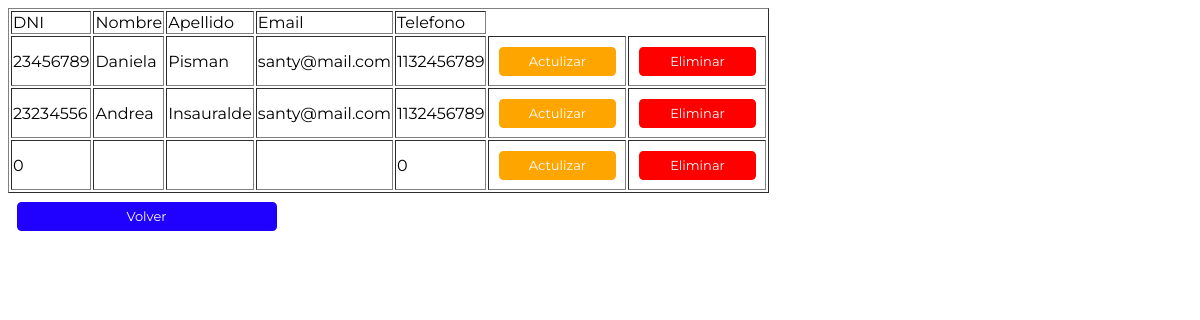
The page /pages/index-tabla-profesores.php on the database its author committed.
### tables this page shows
CREATE TABLE `profesores` (
  `numLegajo` int(11) NOT NULL,
  `Nombre_profesor` varchar(255) NOT NULL,
  `Apellido_profesor` varchar(255) NOT NULL,
  `nacionalidad` varchar(255) NOT NULL,
  `DNI` int(11) NOT NULL,
  `Cuil` varchar(255) NOT NULL,
  `Edad` int(11) NOT NULL,
  `Fecha de nacimiento` date NOT NULL,
  `Numero de telefono` int(11) NOT NULL,
  `Numero de celular` int(11) NOT NULL,
  `Domicilio` varchar(255) NOT NULL,
  `Domicilio_piso` varchar(255) NOT NULL,
  `Domicilio_depto` varchar(255) NOT NULL,
  `Localidad` varchar(255) NOT NULL,
  `Partido` varchar(255) NOT NULL,
  `Mail` varchar(255) NOT NULL,
  `Mail_abc` varchar(255) NOT NULL,
  `Titulo` varchar(255) NOT NULL,
  `Legajo` varchar(255) NOT NULL,
  `Files` int(11) NOT NULL,
  `Fecha de ingreso` date NOT NULL,
  `Estado` varchar(255) NOT NULL
);

### pages/index-tabla-profesores.php (the view, shortened to what this page needs)
<?php
include '../php/lib/conn.php';
?>
<!DOCTYPE html>
<html lang="en">
<head>
  <link rel="stylesheet" href="../css/style.css" />
</head>
<body>
  <table border="1">
    <tr>
      <td>
        DNI
      </td>
      <td>
        Nombre
      </td>
      <td>
        Apellido
      </td>
      <td>
        Email
      </td>
      <td>
        Telefono
      </td>
    </tr>
    <?php
    $sql = "SELECT * from profesores";
    $result = mysqli_query($conn, $sql);
    while ($mostrar = mysqli_fetch_array($result)) {
    ?>
      <tr>
        <td><?php echo $mostrar['DNI'] ?></td>
        <td><?php echo $mostrar['Nombre_profesor'] ?></td>
        <td><?php echo $mostrar['Apellido_profesor'] ?></td>
        <td><?php echo $mostrar['Mail'] ?></td>
        <td><?php echo $mostrar['Numero de telefono'] ?></td>
        <td><a href="../pages/modificar-docente.php?numLegajo=<?php echo $mostrar["numLegajo"]; ?>" class="button-medium-update">Actulizar</a></td>
        <td><a href="index-tabla-profesores.php?numLegajo=<?php echo $mostrar["numLegajo"]; ?>" class="button-medium-delete">Eliminar</a></td>
      </tr>
    <?php
    }
    ?>
  </table>
  <a href="../../index.html">Volver</a>
</body>
</html>

### css/style.css (style rules this page uses)
body { font-family: "Montserrat", ui-sans-serif, system-ui, -apple-system, BlinkMacSystemFont, "Segoe UI", Roboto, "Helvetica Neue", Arial, "Noto Sans", sans-serif, "Apple Color Emoji", "Segoe UI Emoji", "Segoe UI Symbol", "Noto Color Emoji"; }
.button-medium-delete { color: white; cursor: pointer; font-family: "Montserrat", ui-sans-serif, system-ui, -apple-system, BlinkMacSystemFont, "Segoe UI", Roboto, "Helvetica Neue", Arial, "Noto Sans", sans-serif, "Apple Color Emoji", "Segoe UI Emoji", "Segoe UI Symbol", "Noto Color Emoji"; font-size: small; border: solid 0.2em; border-radius: 0.5em; width: 8em; padding: 0.5em; margin: 0.5em; display: inline-block; justify-content: center; background-color: red; }
.button-medium-update { color: white; cursor: pointer; font-family: "Montserrat", ui-sans-serif, system-ui, -apple-system, BlinkMacSystemFont, "Segoe UI", Roboto, "Helvetica Neue", Arial, "Noto Sans", sans-serif, "Apple Color Emoji", "Segoe UI Emoji", "Segoe UI Symbol", "Noto Color Emoji"; font-size: small; border: solid 0.2em; border-radius: 0.5em; width: 8em; padding: 0.5em; margin: 0.5em; display: inline-block; justify-content: center; background-color: orange; }
a { text-decoration: none; color: white; cursor: pointer; font-family: "Montserrat", ui-sans-serif, system-ui, -apple-system, BlinkMacSystemFont, "Segoe UI", Roboto, "Helvetica Neue", Arial, "Noto Sans", sans-serif, "Apple Color Emoji", "Segoe UI Emoji", "Segoe UI Symbol", "Noto Color Emoji"; font-size: small; border: solid 0.2em; border-radius: 0.5em; width: 19em; padding: 0.5em; margin: 0.5em; display: inline-block; justify-content: center; text-align: center; background-color: #2000ffff; }

### rows shown on the page
profesores: DNI "23456789", Nombre_profesor "Daniela", Apellido_profesor "Pisman", Mail "santy@mail.com", Numero de telefono "1132456789"
profesores: DNI "23234556", Nombre_profesor "Andrea", Apellido_profesor "Insauralde", Mail "santy@mail.com", Numero de telefono "1132456789"
profesores: DNI "0", Numero de telefono "0"
